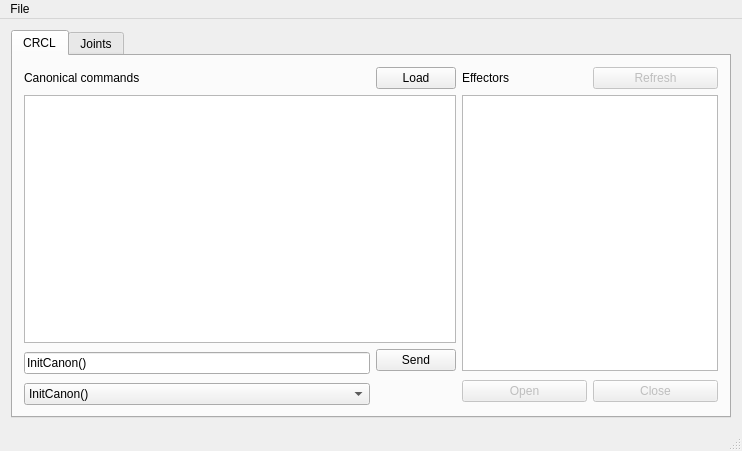
<?xml version="1.0" encoding="UTF-8"?>
<ui version="4.0">
 <class>MainWindow</class>
 <widget class="QMainWindow" name="MainWindow">
  <property name="geometry">
   <rect>
    <x>0</x>
    <y>0</y>
    <width>742</width>
    <height>451</height>
   </rect>
  </property>
  <property name="windowTitle">
   <string>ROS Controller GUI</string>
  </property>
  <widget class="QWidget" name="centralWidget">
   <layout class="QGridLayout" name="gridLayout">
    <item row="0" column="0">
     <widget class="QTabWidget" name="tabWidget">
      <property name="enabled">
       <bool>true</bool>
      </property>
      <property name="currentIndex">
       <number>0</number>
      </property>
      <widget class="QWidget" name="crcltab">
       <attribute name="title">
        <string>CRCL</string>
       </attribute>
       <layout class="QGridLayout" name="gridLayout_2">
        <item row="0" column="0">
         <widget class="QLabel" name="label_2">
          <property name="text">
           <string>Canonical commands</string>
          </property>
         </widget>
        </item>
        <item row="0" column="1">
         <widget class="QPushButton" name="loadFileButton">
          <property name="text">
           <string>Load</string>
          </property>
         </widget>
        </item>
        <item row="0" column="2">
         <widget class="QLabel" name="label">
          <property name="text">
           <string>Effectors</string>
          </property>
         </widget>
        </item>
        <item row="0" column="3">
         <widget class="QPushButton" name="refreshButton">
          <property name="enabled">
           <bool>false</bool>
          </property>
          <property name="text">
           <string>Refresh</string>
          </property>
         </widget>
        </item>
        <item row="1" column="0" colspan="2">
         <widget class="QListWidget" name="commandHistory"/>
        </item>
        <item row="1" column="2" rowspan="2" colspan="2">
         <widget class="QListWidget" name="effectorList">
          <property name="sizePolicy">
           <sizepolicy hsizetype="Expanding" vsizetype="Expanding">
            <horstretch>0</horstretch>
            <verstretch>0</verstretch>
           </sizepolicy>
          </property>
         </widget>
        </item>
        <item row="2" column="0" rowspan="2">
         <widget class="QLineEdit" name="commandLine">
          <property name="text">
           <string>InitCanon()</string>
          </property>
         </widget>
        </item>
        <item row="2" column="1">
         <widget class="QPushButton" name="sendButton">
          <property name="enabled">
           <bool>true</bool>
          </property>
          <property name="text">
           <string>Send</string>
          </property>
         </widget>
        </item>
        <item row="3" column="2" rowspan="2">
         <widget class="QPushButton" name="openButton">
          <property name="enabled">
           <bool>false</bool>
          </property>
          <property name="text">
           <string>Open</string>
          </property>
         </widget>
        </item>
        <item row="3" column="3" rowspan="2">
         <widget class="QPushButton" name="closeButton">
          <property name="enabled">
           <bool>false</bool>
          </property>
          <property name="text">
           <string>Close</string>
          </property>
         </widget>
        </item>
        <item row="4" column="0">
         <widget class="QComboBox" name="commandChoices">
          <item>
           <property name="text">
            <string>InitCanon()</string>
           </property>
          </item>
          <item>
           <property name="text">
            <string>EndCanon()</string>
           </property>
          </item>
          <item>
           <property name="text">
            <string>OpenGripper()</string>
           </property>
          </item>
          <item>
           <property name="text">
            <string>OpenToolChanger()</string>
           </property>
          </item>
          <item>
           <property name="text">
            <string>CloseGripper()</string>
           </property>
          </item>
          <item>
           <property name="text">
            <string>CloseToolchanger()</string>
           </property>
          </item>
         </widget>
        </item>
       </layout>
      </widget>
      <widget class="QWidget" name="jointtab">
       <property name="enabled">
        <bool>true</bool>
       </property>
       <attribute name="title">
        <string>Joints</string>
       </attribute>
       <layout class="QVBoxLayout" name="verticalLayout_2">
        <item>
         <layout class="QGridLayout" name="sliderLayout"/>
        </item>
        <item>
         <layout class="QHBoxLayout" name="horizontalLayout" stretch="0,0">
          <property name="spacing">
           <number>6</number>
          </property>
          <property name="sizeConstraint">
           <enum>QLayout::SetDefaultConstraint</enum>
          </property>
          <item>
           <widget class="QPushButton" name="syncButton">
            <property name="enabled">
             <bool>false</bool>
            </property>
            <property name="maximumSize">
             <size>
              <width>16777215</width>
              <height>27</height>
             </size>
            </property>
            <property name="text">
             <string>Sync</string>
            </property>
           </widget>
          </item>
          <item>
           <widget class="QPushButton" name="sendJointsButton">
            <property name="enabled">
             <bool>false</bool>
            </property>
            <property name="text">
             <string>Send</string>
            </property>
           </widget>
          </item>
         </layout>
        </item>
       </layout>
      </widget>
     </widget>
    </item>
   </layout>
  </widget>
  <widget class="QStatusBar" name="statusBar"/>
  <widget class="QMenuBar" name="menuBar">
   <property name="geometry">
    <rect>
     <x>0</x>
     <y>0</y>
     <width>742</width>
     <height>25</height>
    </rect>
   </property>
   <widget class="QMenu" name="menuFile">
    <property name="title">
     <string>File</string>
    </property>
    <addaction name="actionOpen"/>
    <addaction name="actionSave_command_history"/>
   </widget>
   <addaction name="menuFile"/>
  </widget>
  <action name="actionOpen">
   <property name="text">
    <string>Open command file</string>
   </property>
   <property name="shortcut">
    <string>Ctrl+O</string>
   </property>
   <property name="iconVisibleInMenu">
    <bool>false</bool>
   </property>
  </action>
  <action name="actionSave_command_history">
   <property name="text">
    <string>Save history</string>
   </property>
   <property name="shortcut">
    <string>Ctrl+S</string>
   </property>
  </action>
 </widget>
 <layoutdefault spacing="6" margin="11"/>
 <resources/>
 <connections/>
</ui>
